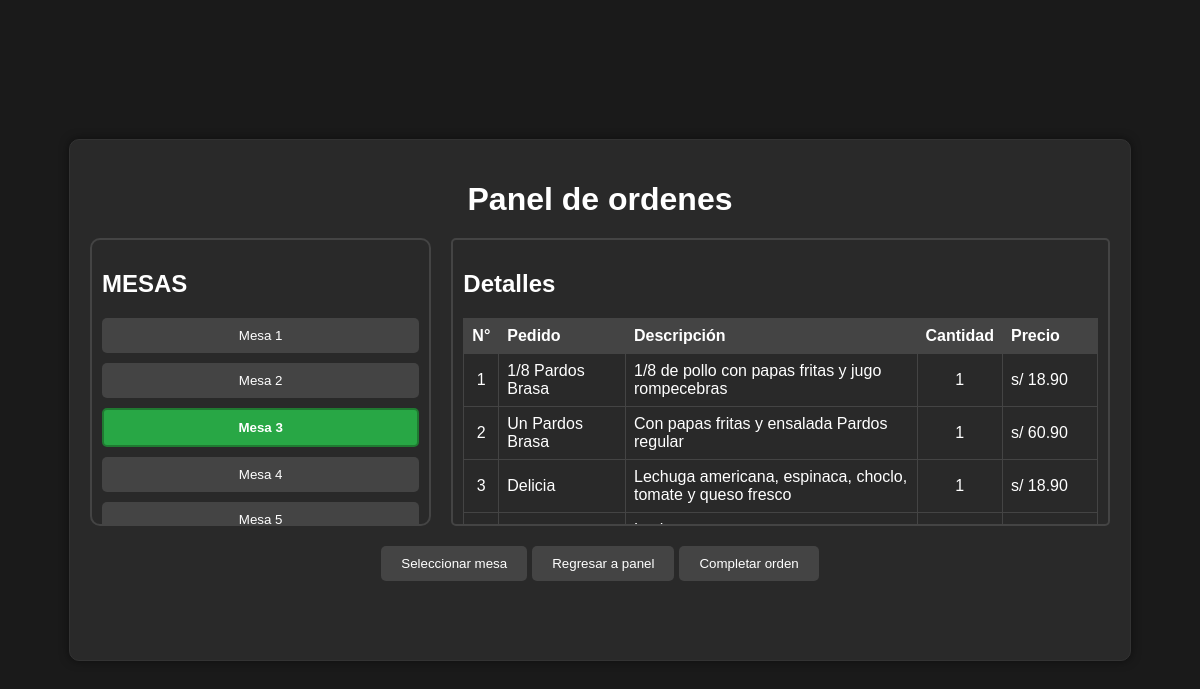
Screenshot of /src/ModuloServicio/UCgenerarPedidoPlato/indexPanelOrdenes.php?idMesa=3 (signed in) with the database file from the repository.
### tables this page shows
CREATE TABLE `controlordenes` (
  `idControlOrden` int NOT NULL AUTO_INCREMENT,
  `idMesa` int NOT NULL,
  `idOrden` int DEFAULT NULL,
  `EstadoControlOrden` tinyint(1) NOT NULL,
  `idUsuario` int NOT NULL,
  `ControlFecha` varchar(10) NOT NULL,
  `ControlHora` varchar(10) NOT NULL,
  PRIMARY KEY (`idControlOrden`),
  KEY `idOrden` (`idOrden`),
  KEY `fk_mesa` (`idMesa`),
  KEY `fk_usuario` (`idUsuario`),
  CONSTRAINT `controlordenes_ibfk_1` FOREIGN KEY (`idOrden`) REFERENCES `ordenes` (`idOrden`),
  CONSTRAINT `fk_mesa` FOREIGN KEY (`idMesa`) REFERENCES `mesas` (`idMesa`) ON DELETE CASCADE ON UPDATE CASCADE,
  CONSTRAINT `fk_usuario` FOREIGN KEY (`idUsuario`) REFERENCES `usuarios` (`idUsuario`) ON DELETE CASCADE ON UPDATE CASCADE
);

CREATE TABLE `ordendetalles` (
  `idItem` int NOT NULL,
  `cantidad` int NOT NULL,
  `idOrden` int NOT NULL,
  `subtotal` double DEFAULT '0',
  PRIMARY KEY (`idItem`,`idOrden`),
  KEY `idOrden` (`idOrden`),
  CONSTRAINT `ordendetalles_ibfk_1` FOREIGN KEY (`idItem`) REFERENCES `menuitems` (`idItem`),
  CONSTRAINT `ordendetalles_ibfk_2` FOREIGN KEY (`idOrden`) REFERENCES `ordenes` (`idOrden`)
);

CREATE TABLE `menuitems` (
  `idItem` int NOT NULL AUTO_INCREMENT,
  `nombre` varchar(50) NOT NULL,
  `descripcion` varchar(150) DEFAULT NULL,
  `precio` double NOT NULL,
  `idCategoria` int DEFAULT NULL,
  PRIMARY KEY (`idItem`),
  KEY `idCategoria` (`idCategoria`),
  CONSTRAINT `menuitems_ibfk_1` FOREIGN KEY (`idCategoria`) REFERENCES `categoria` (`idTipoMenu`)
);

### src/ModuloServicio/UCgenerarPedidoPlato/indexPanelOrdenes.php (called while the page is built, shortened)
<?php
include_once($_SERVER['DOCUMENT_ROOT'] . '/src/ModuloServicio/UCgenerarPedidoPlato/panelOrdenes.php');
include_once($_SERVER['DOCUMENT_ROOT'] . '/src/modelo/ControlOrden.php');
include_once($_SERVER['DOCUMENT_ROOT'] . '/src/modelo/OrdenDetalle.php');
$idMesa = $_GET['idMesa'] ?? null;
$ordenDetalles = null;
$idControl = null;
$controlOrdenObject = new ControlOrden();
$controlOrdenes = $controlOrdenObject->obtenerOrdenControl();
if($idMesa!= null){
    $ordenDetallesObject = new OrdenDetalle();
    $ordenDetalles = $ordenDetallesObject->obtenerOrdenDetalle($idMesa);
    $idControl = $controlOrdenObject->obtenerIdControlPorMesa($idMesa);
}
$panelOrdenesObject = new panelOrdenes();
$panelOrdenesObject->panelOrdenesShow($controlOrdenes, $ordenDetalles, $idMesa, $idControl);
?>

### src/modelo/conexion.php (called while the page is built, shortened)
<?php
class Conexion
{
    private $host = "localhost";
    private $user = "root";
    private $password = "12345678";
    private $database = "bdrestaurante";
    private $conexion;
    public function conectar()
    {
        if ($this->conexion == null) {
            $this->conexion = mysqli_connect($this->host, $this->user, $this->password, $this->database);
        }
        return $this->conexion;
    }
    public function desconectar()
    {
        if ($this->conexion != null) {
            $this->conexion = null;
        }
    }
}

### src/modelo/ControlOrden.php (called while the page is built, shortened)
<?php
require_once("conexion.php");
class ControlOrden extends conexion
{
  public function obtenerOrdenControl()
  {
    $sql = "SELECT * FROM controlordenes WHERE estadocontrolorden = true";
    $respuesta = $this->conectar()->query($sql);
    return $respuesta;
  }
  public function obtenerIdControlPorMesa($idMesa)
  {
    $sql = "SELECT idControlOrden FROM controlordenes WHERE idMesa = '$idMesa' AND estadocontrolorden = true";
    $respuesta = $this->conectar()->query($sql);
    $registro = $respuesta->fetch_assoc();
    $idControl = $registro['idControlOrden'];
    return $idControl;
  }
}

### src/modelo/OrdenDetalle.php (called while the page is built, shortened)
<?php
require_once("conexion.php");
class OrdenDetalle extends conexion
{
    public function obtenerOrdenDetalle($idMesa)
    {
        $sql = "SELECT mi.nombre AS NombrePlato,mi.descripcion AS Descripcion, od.subtotal AS Subtotal, od.cantidad AS Cantidad,
                co.idMesa AS Mesa, od.idOrden, co.idControlOrden FROM OrdenDetalles od
                INNER JOIN    Ordenes o ON od.idOrden = o.idOrden
                INNER JOIN    ControlOrdenes co ON co.idOrden = o.idOrden
                INNER JOIN    MenuItems mi ON od.idItem = mi.idItem WHERE co.idMesa = $idMesa";
        $respuesta = $this->conectar()->query($sql);
        return $respuesta->fetch_all(MYSQLI_ASSOC);
    }
}

### src/ModuloServicio/UCgenerarPedidoPlato/panelOrdenes.php (the view, shortened to what this page needs)
<?php
class panelOrdenes
{
    public function panelOrdenesShow($controlOrdenes = null, $ordenDetalles = null, $idMesa = null, $idControl = null)
    {
?>
        <!DOCTYPE html>
        <html lang="es">
        <head>
            <link href="https://cdn.jsdelivr.net/npm/sweetalert2@11.7.0/dist/sweetalert2.min.css" rel="stylesheet">
        </head>
        <body>
            <div class="container">
                <h1>Panel de ordenes</h1>
                <div class="mesas-container">
                    <div class="mesas-list">
                        <h2>MESAS</h2>
                        <?php if ($controlOrdenes): ?>
                            <form action="getPedidos.php" method="POST">
                                <?php foreach ($controlOrdenes as $mesa): ?>
                                    <button class="<?= ($mesa['idMesa'] == $idMesa) ? 'selected' : ''; ?>" value=<?= $mesa['idMesa']; ?> name="btnOrdenMesa" type="submit">
                                        Mesa <?php echo $mesa['idMesa']; ?>
                                    </button>
                                <?php endforeach; ?>
                            </form>
                        <?php else: ?>
                            <p>Cargando...</p>
                        <?php endif; ?>
                    </div>
                    <div class="detalles">
                        <h2>Detalles</h2>
                        <?php if ($ordenDetalles): ?>
                            <table>
                                <thead>
                                    <tr>
                                        <th>N°</th>
                                        <th>Pedido</th>
                                        <th>Descripción</th>
                                        <th>Cantidad</th>
                                        <th>Precio</th>
                                    </tr>
                                </thead>
                                <tbody>
                                    <?php foreach ($ordenDetalles as $index => $detalle): ?>
                                        <tr>
                                            <td style="text-align: center;"><?= $index + 1; ?></td>
                                            <td style="width: 20%;"><?= htmlspecialchars($detalle['NombrePlato']); ?></td>
                                            <td><?= htmlspecialchars($detalle['Descripcion']); ?></td>
                                            <td style="text-align: center;"><?= (int)$detalle['Cantidad']; ?></td>
                                            <td style="width: 15%;">s/ <?= number_format((float)$detalle['Subtotal'], 2); ?></td>
                                        </tr>
                                    <?php endforeach; ?>
                                </tbody>
                            </table>
                        <?php elseif ($idMesa): ?>
                            <p>Se ha iniciado el proceso de orden de esta mesa</p>
                        <?php else: ?>
                            <p>Selecciona una mesa para ver los detalles de la orden.</p>
                        <?php endif; ?>
                    </div>
                </div>
                <div class="btn-seleccionar">
                    <a href="indexSeleccionMesas.php">
                        <button>Seleccionar mesa</button>
                    </a>
                    <a href="/src/ModuloSeguridad/UCautenticarUsuario/indexPanelPrincipalSistema.php">
                        <button>Regresar a panel</button>
                    </a>
                    <?php if ($ordenDetalles || $idMesa): ?>
                        <a href="/src/ModuloServicio/UCgenerarPedidoPlato/indexOrdenMesa.php?orden=<?=isset($ordenDetalles[0]['idOrden']) ? $ordenDetalles[0]['idOrden']: '' ?>&idMesa=<?=$idMesa?>&idControl=<?=$idControl ?>" >
                            <button>Completar orden</button>
                        </a>
                    <?php endif ?>
                </div>
            </div>
        </body>
        </html>
<?php
    }
}
?>

### src/ModuloServicio/UCgenerarPedidoPlato/panelOrdenes.php (style rules this page uses)
body { font-family: Arial, sans-serif; background-color: #1a1a1a; color: white; display: flex; justify-content: center; align-items: center; height: 100vh; margin: 0; }
.container { width: 85%; max-width: 1100px; border: 1px solid #333; padding: 20px; background-color: #292929; border-radius: 10px; box-shadow: 0 0 10px rgba(0, 0, 0, 0.5); height: 60vh; }
h1 { text-align: center; margin-bottom: 20px; }
.mesas-container { display: flex; gap: 20px; height: 60%; }
.mesas-list { flex: 1; border: 2px solid #444; padding: 10px; border-radius: 10px; overflow-y: hidden; max-height: 400px; cursor: grab; user-select: none; }
.mesas-list button { display: block; width: 100%; margin-bottom: 10px; padding: 10px; background-color: #444; color: white; border: none; border-radius: 5px; cursor: pointer; transition: background-color 0.3s; }
.detalles { flex: 2; border: 2px solid #444; padding: 10px; border-radius: 5px; overflow-y: hidden; max-height: 400px; cursor: grab; }
table { width: 100%; border-collapse: collapse; user-select: none; }
table, th, td { border: 1px solid #444; }
th, td { padding: 8px; text-align: left; }
th { background-color: #444; }
.btn-seleccionar { margin-top: 20px; display: flex; justify-content: center; gap: 5px; }
.btn-seleccionar button { padding: 10px 20px; background-color: #444; color: white; border: none; border-radius: 5px; cursor: pointer; transition: background-color 0.3s; }
.mesas-list button.selected { background-color: #28a745; color: white; font-weight: bold; border: 2px solid #1f7a31; }

### rows the page displays
controlordenes: idMesa "1"
controlordenes: idMesa "2"
controlordenes: idMesa "3"
controlordenes: idMesa "4"
controlordenes: idMesa "5"
ordendetalles: idItem.nombre "1/8 Pardos Brasa", idItem.descripcion "1/8 de pollo con papas fritas y jugo rompecebras", cantidad "1", subtotal "18.90"
ordendetalles: idItem.nombre "Un Pardos Brasa", idItem.descripcion "Con papas fritas y ensalada Pardos regular", cantidad "1", subtotal "60.90"
ordendetalles: idItem.nombre "Delicia", idItem.descripcion "Lechuga americana, espinaca, choclo, tomate y queso fresco", cantidad "1", subtotal "18.90"
